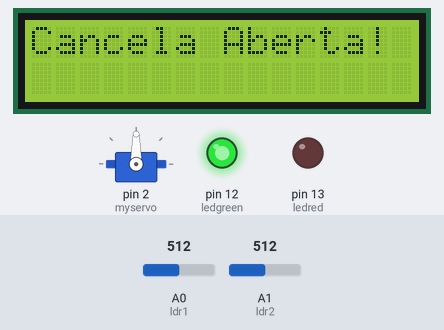
Simulated run of this sketch. Board: Arduino Uno, built with avr-gcc and run on an emulated ATmega328P. Shown: 16×2 character LCD, servo, output pins drawn as LEDs (lit = HIGH). Inputs (shaded band) come from the test bench; at power-on: A0 (ldr1) = 512, A1 (ldr2) = 512. What the sketch prints to the serial monitor is not drawn.

Above: at 4.1 s.
At 56.2 s:
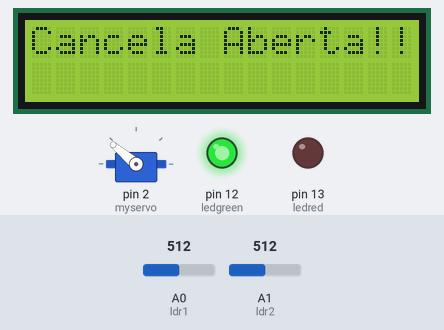
At 90.2 s:
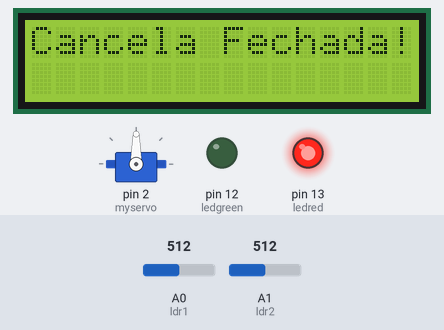
At 124.3 s:
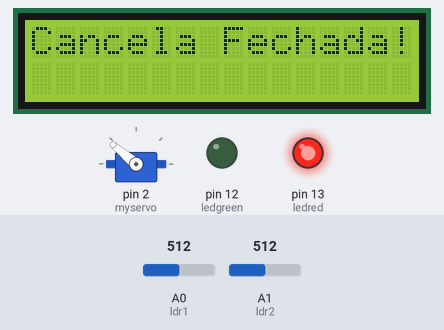
Timing chart, 0 to 125.8 s (numbered marks = the images above):
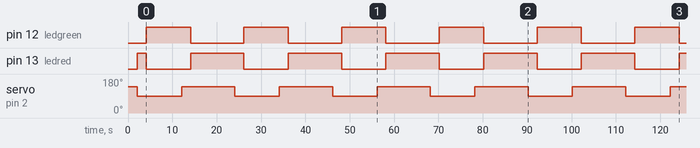

The sketch:

Programa__o.ino
```cpp
#include <LiquidCrystal_I2C.h>
#include <Servo.h>

LiquidCrystal_I2C lcd(0x27, 16,2);
int ldr1 = A0;//definindo o primeiro ldr
int ldr2 = A1;//definindo o segundo ldr
int ledred = 13;//definir o led vermelho na porta 13
int ledgreen = 12;//definir o led verde na porta 12
int valorldr1 = 0; //criando variavel para receber o valor do primeiro ldr
int valorldr2 = 0; //criando variavel para receber o valor do segundo ldr
Servo myservo;  // create servo object to control a servo


void setup() {
    lcd.init();
    myservo.attach(2);//definindo o servo na porta digital 2
    myservo.write(140); //posição inicial do motor (graus)
    pinMode(ldr1,INPUT); //definindo o ldr como componente de entrada
    pinMode(ldr2,INPUT);  //definindo o ldr como componente de entrada
    pinMode(ledred, OUTPUT);
    pinMode(ledgreen, OUTPUT);
    Serial.begin(9600); //iniciando a comunicação serial

}

void loop() {
    int valor1 = analogRead(ldr1);
    int valor2 = analogRead(ldr2);//fazendo as variaveis receberem os valores capitados pelos sensores
     Serial.print(" Valor do primeiro sensor:");
     Serial.print(valorldr1);
     delay(2000);
     Serial.print(" Valor do segundo sensor:");
     Serial.println(valorldr2);

   if(valorldr1<900){ //quando a luminosidade for menor que 700 o motor levantará um angulo de 90 graus (simulando um portão)
   digitalWrite(ledred, HIGH);//liga led vermelho
    digitalWrite(ledgreen, LOW);//desliga led verde
    myservo.write(90);//'abrindo o portão'
    delay(2000);
    lcd.backlight();
    lcd.setCursor(0, 0);
    lcd.print ("Cancela Aberta!");
    digitalWrite(ledgreen, HIGH);//liga led verde
    digitalWrite(ledred, LOW);//desliga led vermelho
    delay(8000);
    }

   if(valorldr2<900){ //O mesmo se repete no 2ºldr, porém a estrutura é feita para o fecho do portão
    myservo.write(140);//'fechando o portão'
    delay(2000);
    lcd.backlight();
    lcd.setCursor(0, 0);
    lcd.print ("Cancela Fechada!");
    digitalWrite(ledred, HIGH);//liga led vermelho
    digitalWrite(ledgreen, LOW);//desliga led verde
    delay(8000);
  }
}
```

Measured:
- by itself, pin 12 (ledgreen): alternates HIGH for 10.0 s and LOW for 12.0 s
- by itself, pin 13 (ledred): repeats every 22.0 s: LOW 10.0 s, HIGH 12.0 s
- by itself, servo on pin 2 (myservo): alternates 140° for 12.0 s and 90° for 10.0 s
- what the display in image 0 shows lasts 10.0 s, from 4.1 s to 14.1 s
- what the display in image 2 shows lasts 12.0 s, from 80.2 s to 92.2 s
